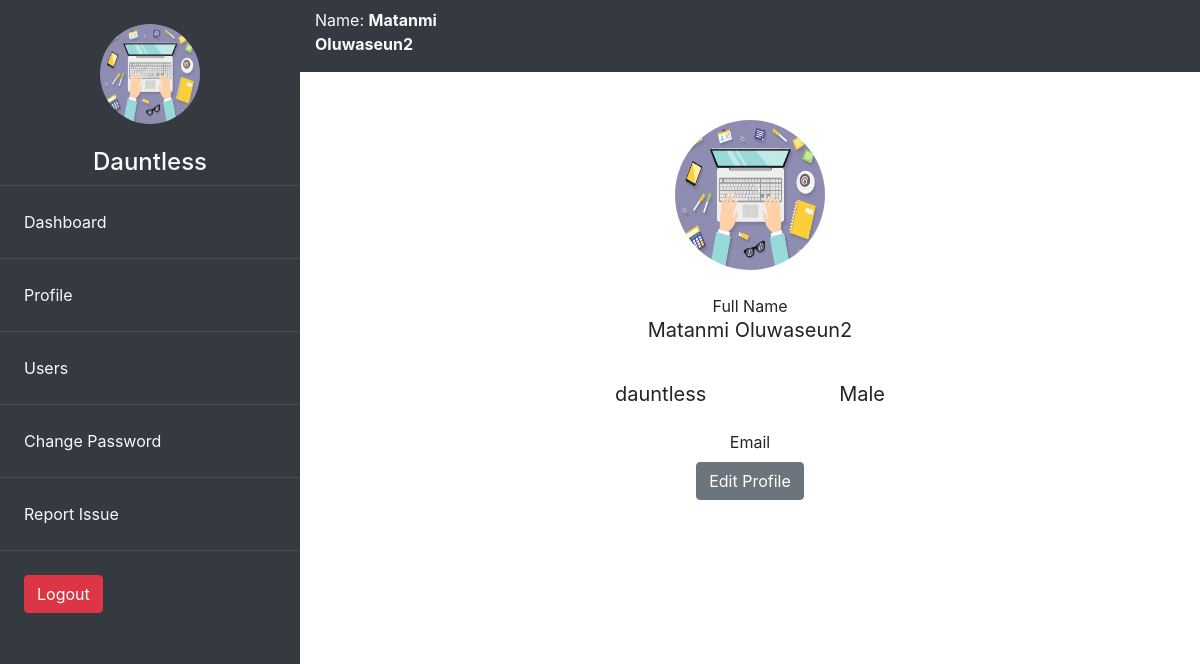
Page /accounts/profile/ (signed in) on the committed database.
### accounts/models.py (models this page shows, shortened)
class User(AbstractUser):
    pass

class Account(models.Model):
    user = models.OneToOneField(User, on_delete=models.CASCADE)
    image = models.ImageField(null=True, blank=True, upload_to='images/')
    sec_num = models.IntegerField(default=get_secret_num())
    acc_bal = models.IntegerField(default=0)
    gender = models.CharField(max_length=20, choices=gender, blank=True)

### accounts/views.py (the view)
# urls.py: path('profile/', views.profile_view, name='profile'),
@login_required(login_url='/accounts/login')
def profile_view(request):
    user = request.user
    name = 'profile.html'
    context = {
        'user':user
    }
    return render(request, name)

### accounts/templates/profile.html (shortened to what this page needs)
{% extends 'base.html' %}
{% block content %}
{% load static %}
<div class="row">
    <div class="col-8 mx-auto m-5">
        <div class="text-center">
            <img src="{% if user.account.image %}
            {{user.account.image.url }}
            {% else %}
            {% static 'images/icon.png' %}
            {% endif %}" alt="" width="150px" height="150px" class="rounded-circle">
        </div>
        <div class="row">
            <div class="mx-auto col-6">
                <div class="text-center mt-4">
                    Full Name
                    <h1 class="lead">
                        <b>{{ user.get_full_name }}</b>
                    </h1>
                </div>
                <br>
                <div>
                    <h1 class="lead">
                        <span><b class="float-left">{{ user.username }}</b></span> <span class="float-right">
                            <b>{% if user.account.gender %}
                                {{ user.account.gender }}
                                {% else%}
                                Gender NA
                            {% endif %}
                            </b></span>
                    </h1>
                </div>
                <br><br>
                <div class="text-center">
                    Email
                </div>
                <div class="text-center">
                    <a href="{% url 'accounts:profile-edit' %}" class="btn btn-secondary">Edit Profile</a>
                </div>
            </div>
        </div>
    </div>
</div>
{% endblock %}

### template/base.html (shortened to what this page needs)
<!DOCTYPE html>
{% load static %}
{% load humanize %}
<html lang="en">
<head>
    <link rel="stylesheet" href="{% static 'css/bootstrap.css' %}">
</head>
<body>
    <div class="container-fluid">
        <div class="row" style="height: 100vh;">
            <div class="col-3 bg-dark p-0">
                <div class='text-center m-4'>
                    <img src="{% if user.account.image %}
                    {{user.account.image.url }}
                    {% else %}
                    {% static 'images/icon.png' %}
                    {% endif %}
                    "
                    alt="" width="100px" height="100px" class="rounded-circle">
                </div>
                <div class="text-center text-light">
                    <h4>{{ user.username.title }}</h4>
                </div>
                <div class="">
                    <table class="table table-hover table-dark">
                        <tr >
                            <td class="p-4 "><a href="{% url 'accounts:dashboard' %}" class="text-light">Dashboard</a></td>
                        </tr>
                        <tr >
                            <td class="p-4"><a href="{% url 'accounts:profile' %}" class="text-light">Profile</a></td>
                        </tr>
                        {% if user.is_staff %}
                        <tr >
                            <td class="p-4 "><a href="{% url 'accounts:users' %}" class="text-light">Users</a></td>
                        </tr>
                        {% endif %}
                        <tr>
                            <td class="p-4"><a href="{% url 'accounts:passwordChange' %}" class="text-light">Change Password</a></td>
                        </tr>
                        <tr>
                            <td class="p-4 "><a href="{% url 'accounts:report' %}" class="text-light">Report Issue</a></td>
                        </tr>
                        <tr>
                            <td class="p-4"><a href="{% url 'accounts:logout' %}" class="btn btn-danger">Logout</a></td>
                        </tr>
                    </table>
                </div>
            </div>
            <div class="col-9">
                <div class="row bg-dark pt-2 text-light">
                    <div class="col-3">
                        <p>Name: <b>{{ user.get_full_name }}</b></p>
                    </div>
                </div>
                {% block content %}{% endblock content %}
            </div>
        </div>
    </div>
</body>
</html>

### rows in the picture
User: image (picture), username "Dauntless", get_full_name "Matanmi Oluwaseun2", username "dauntless", account.gender "Male"
